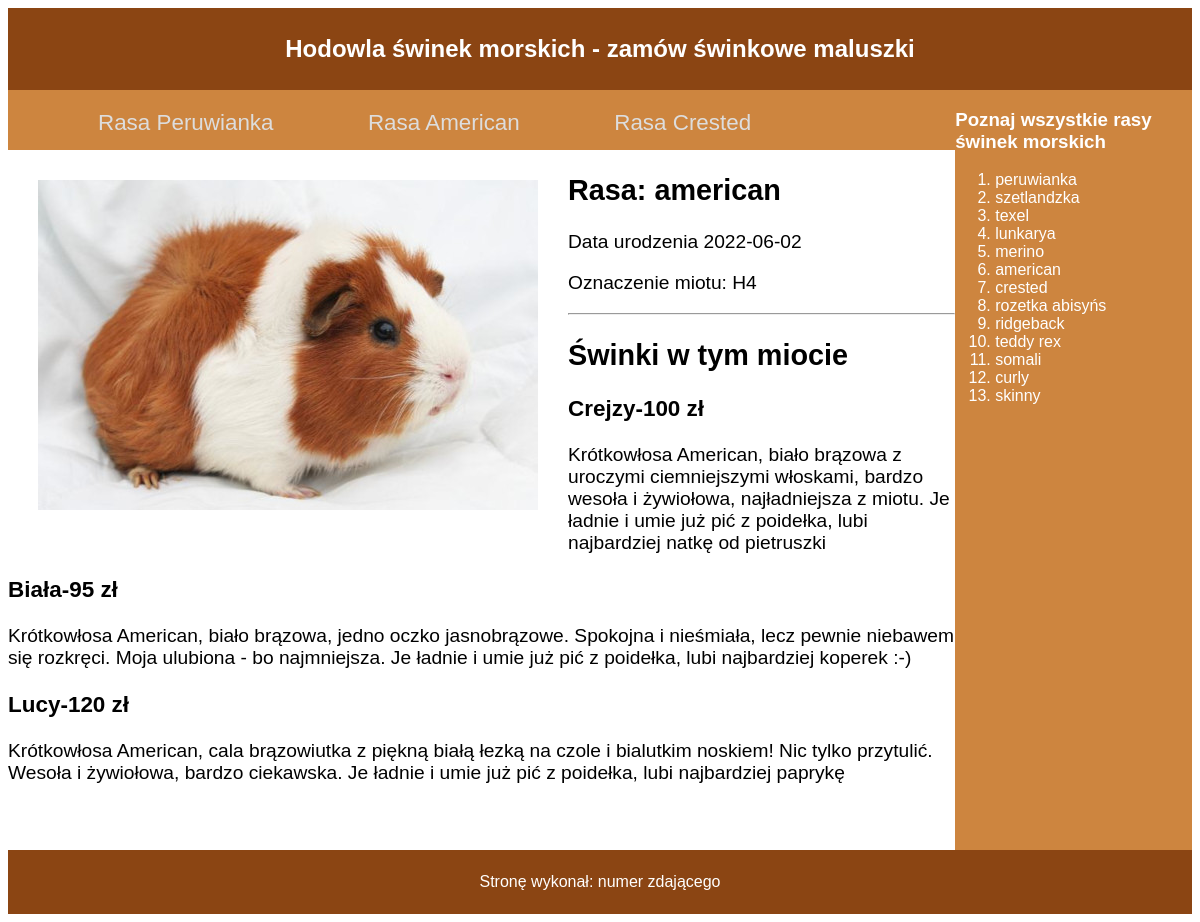
Page /american.php on the committed database.
### tables this page shows
CREATE TABLE `swinki` (
  `id` int(10) UNSIGNED NOT NULL,
  `rasy_id` int(10) UNSIGNED NOT NULL,
  `data_ur` date DEFAULT NULL,
  `miot` varchar(10) DEFAULT NULL,
  `opis` text DEFAULT NULL,
  `imie` varchar(10) DEFAULT NULL,
  `cena` int(10) UNSIGNED DEFAULT NULL
);

CREATE TABLE `rasy` (
  `id` int(10) UNSIGNED NOT NULL,
  `rasa` varchar(15) DEFAULT NULL
);

### american.php (the view, shortened to what this page needs)
<?php
    $server= "localhost";
    $user="root";
    $password="";
    $db="hodowla";
    $conn= new mysqli($server,$user,$password,$db);
?>
<!DOCTYPE html>
<html lang="pl">
<head>
    <link rel="stylesheet" href="styl.css">
</head>
<body>
    <section id="baner">
        <h1>Hodowla świnek morskich - zamów
            świnkowe maluszki</h1>
    </section>
    <section id="main">
        <section id="lewy">
            <div id="menu">
                <a href="peruwianka.php">Rasa Peruwianka</a>
                <a href="american.php">Rasa American</a>
                <a href="crested.php">Rasa Crested</a>
            </div>
            <div id="glowny">
                <img src="pliki/american.jpg" alt="Świnka morska rasy american">
                <?php
                    $sql="SELECT data_ur, miot, rasy.rasa FROM `swinki` LEFT JOIN rasy on rasy.id=swinki.rasy_id WHERE rasy.id=6;";
                    $result=$conn->query($sql);
                    $swinka=$result->fetch_assoc();
                    echo "<h2>Rasa: {$swinka['rasa']}</h2>
                          <p>Data urodzenia {$swinka['data_ur']}</p>
                          <p>Oznaczenie miotu: {$swinka['miot']}</p>";
                ?>
                <hr>
                <h2>Świnki w tym miocie</h2>
                <?php
                $sql="SELECT imie, cena, opis FROM `swinki` WHERE rasy_id=6;";
                $result=$conn->query($sql);
                $result->fetch_all(MYSQLI_ASSOC);
                foreach($result as $swinka){
                    echo "<h3>{$swinka['imie']}-{$swinka['cena']} zł</h3>
                          <p>{$swinka['opis']}</p>";
                }
                ?>
            </div>
        </section>
        <section id="prawy">
            <h3>Poznaj wszystkie rasy świnek morskich</h3>
            <ol>
                    <?php
                        $sql="SELECT rasa FROM `rasy` ;";
                        $result=$conn->query($sql);
                        $result->fetch_all(MYSQLI_ASSOC);
                        foreach($result as $swinka){
                            echo "<li>{$swinka['rasa']}</li>";
                        }
                        ?>
            </ol>
        </section>
    </section>
    <footer>
        <p>Stronę wykonał: numer zdającego</p>
    </footer>
</body>
</html>

### styl.css (style rules this page uses)
body { font-family: Helvetica; }
img { float: left; padding: 30px; }
#baner, footer { background-color: saddlebrown; color: white; text-align: center; padding: 7px; }
#main { display: flex; flex-wrap: wrap; }
#lewy { width: 80%; }
#menu { background-color: peru; color: white; height: 40px; padding-top: 20px; }
#glowny { height: 700px; font-size: 120%; overflow: auto; }
#prawy { background-color: peru; color: white; width: 20%; height: 760px; }
a { color: #DDD; margin-left: 90px; font-size: 140%; text-decoration: none; }

### rows in the picture
swinki: imie "Crejzy", cena "100", opis "Krótkowłosa American, biało brązowa z uroczymi ciemniejszymi włoskami, bardzo wesoła i żywiołowa, najładniejsza z miotu. Je ładnie i umie już pić z poidełka, lubi najbardziej natkę od pietruszki"
swinki: imie "Biała", cena "95", opis "Krótkowłosa American, biało brązowa, jedno oczko jasnobrązowe. Spokojna i nieśmiała, lecz pewnie niebawem się rozkręci. Moja ulubiona - bo najmniejsza. Je ładnie i umie już pić z poidełka, lubi najbardziej koperek :-)"
swinki: imie "Lucy", cena "120", opis "Krótkowłosa American, cala brązowiutka z piękną białą łezką na czole i bialutkim noskiem! Nic tylko przytulić. Wesoła i żywiołowa, bardzo ciekawska. Je ładnie i umie już pić z poidełka, lubi najbardziej paprykę"
rasy: rasa "peruwianka"
rasy: rasa "szetlandzka"
rasy: rasa "texel"
rasy: rasa "lunkarya"
rasy: rasa "merino"
rasy: rasa "american"
rasy: rasa "crested"
rasy: rasa "rozetka abisyńs"
rasy: rasa "ridgeback"
rasy: rasa "teddy rex"
rasy: rasa "somali"
rasy: rasa "curly"
rasy: rasa "skinny"

### other values in the picture
$swinka['rasa'] "american"
$swinka['data_ur'] "2022-06-02"
$swinka['miot'] "H4"
